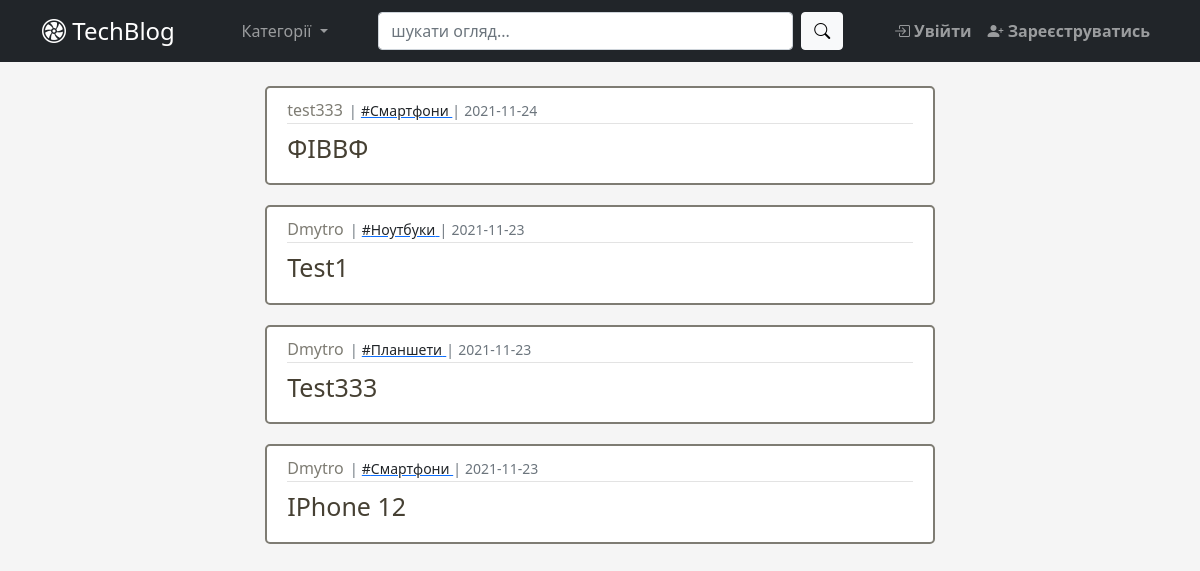
Before: / with the older database file.
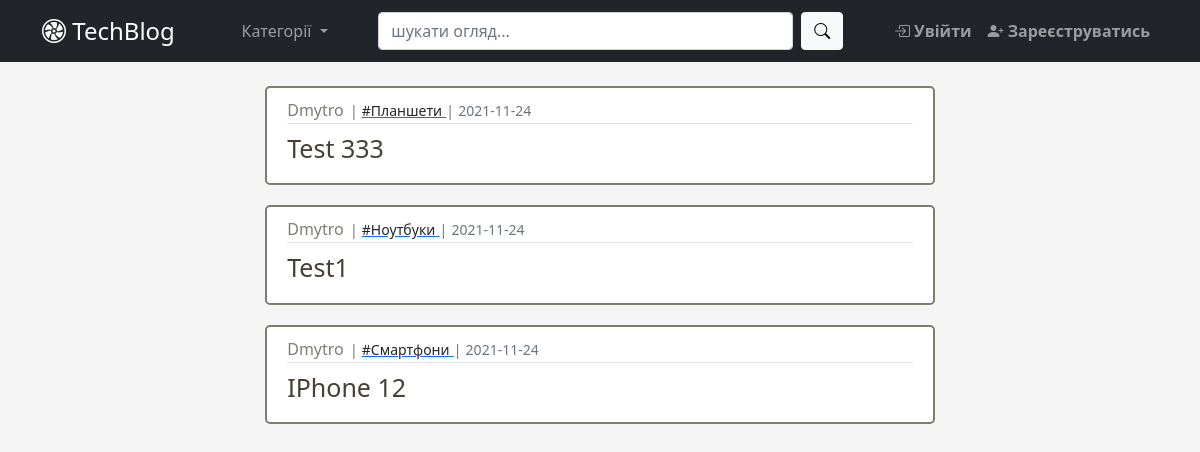
After: the same page with the newer database file.
### app/blog/models.py (models this page shows, shortened)
class Post(db.Model):  # type: ignore
    id = db.Column(db.Integer, primary_key=True)  # type: ignore
    category_id = db.Column(db.Integer, db.ForeignKey('category.id'),
                            nullable=False)  # type: ignore
    user_id = db.Column(db.Integer(), db.ForeignKey('user.id'))  # type: ignore
    title = db.Column(db.String(100), nullable=False)  # type: ignore
    content = db.Column(db.Text)  # type: ignore
    created_at = db.Column(db.DateTime, default=datetime.now)  # type: ignore
    comments = db.relationship('Comment', backref='post_br', lazy=True)
    likes = db.relationship('Like', backref='post_br', lazy=True)

class Category(db.Model):  # type: ignore
    id = db.Column(db.Integer, primary_key=True)  # type: ignore
    name = db.Column(db.String(25), unique=True, nullable=False)
    category = db.relationship('Post', backref='category_br', lazy=True)

### app/user/models.py (models this page shows, shortened)
class User(db.Model, UserMixin):  # type: ignore
    id = db.Column(db.Integer, primary_key=True)  # type: ignore
    username = db.Column(db.String(30), unique=True, nullable=False)
    email = db.Column(db.String(50), unique=True, nullable=False)
    password = db.Column(db.String(30), nullable=False)
    picture = db.Column(db.String(20), nullable=False,
                        server_default='default.jpg')  # type: ignore
    comment = db.relationship('Comment', backref='user_br', lazy=True)
    like = db.relationship('Like', backref='user_br', lazy=True)
    posts = db.relationship('Post', backref='user_br', lazy=True)

### app/views.py (the view)
@app.route('/')
def home():
    posts = Post.query.order_by(Post.created_at.desc())
    return render_template('home.html', title='TechBlog', posts=posts)

### app/templates/home.html
{% extends "base.html" %}
{% block main %}
  <div style="margin:auto;width:60%">
    {% include "posts_list.html" %}
  </div>
{% endblock main %}

### app/templates/_render_field.html (shortened to what this page needs)
{% macro render_post_item(post) %}
    <article class="media article-section">
    <div class="media-body">
      <div class="article-metadata">
        <a class="author-name" href="{{url_for('blog_bp_in.user_posts', user_id=post.user_br.id)}}">
          {{ post.user_br.username }}
        </a><small class="text-muted">|</small>
        <a href="{{url_for('blog_bp_in.posts_by_category', category_id=post.category_br.id)}}">
          <small class="link-dark">#{{ post.category_br.name }}</small>
        </a><small class="text-muted">|</small>
        <small class="text-muted">
          {{ post.created_at.strftime('%Y-%m-%d')  }}
        </small>
      </div>
      <h2><a class="article-title" href="{{url_for('blog_bp_in.post_view', post_id=post.id)}}"> {{ post.title }} </a></h2>
    </div>
  </article>
{% endmacro %}

Changed rows visible on the page:
removed Post: user_br.username "test333", category_br.name "Смартфони", created_at "2021-11-24", title "ФІВВФ"
changed Post "Планшети": created_at "2021-11-23" → "2021-11-24"; title "Test333" → "Test 333"; moves up the list
changed Post "Test1": created_at "2021-11-23" → "2021-11-24"
changed Post "IPhone 12": created_at "2021-11-23" → "2021-11-24"
